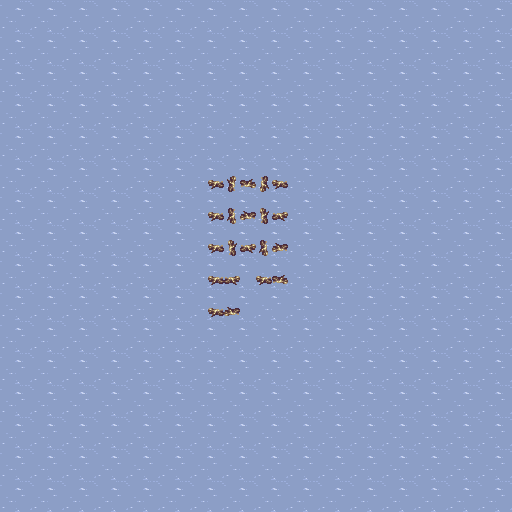

The image is a tile-based game level rendered from a .tmx file. Its description and source (layers, tilesets, objects; grid data summarised) follow:
An orthogonal 32x32 tile map with 16x16 px tiles, 2 tile layers (Lower Full Tile, Lower Partial Tile), 2 hidden layers not drawn, 2 tilesets.

<map version="1.0" orientation="orthogonal" width="32" height="32" tilewidth="16" tileheight="16">
 <tileset firstgid="1" name="16x16-forest-town" tilewidth="16" tileheight="16">
  <image source="../tilesets/16x16-forest-town.png" width="272" height="304" />
  <tile id="14">
   <properties>
    <property name="Type" value="CobbleRoad" />
   </properties>
  </tile>
  <tile id="24">
   <properties>
    <property name="Type" value="Grass" />
   </properties>
  </tile>
  <tile id="111">
   <properties>
    <property name="name" value="stick" />
   </properties>
  </tile>
 </tileset>
 <tileset firstgid="324" source="../tilesets/controlset.tsx" />
 <layer name="Lower Full Tile" width="32" height="32">
  <data>[1024 cells, 1024 non-empty, 4 distinct tile ids]</data>
 </layer>
 <layer name="Lower Partial Tile" width="32" height="32">
  <data>[1024 cells, 21 non-empty, 1 distinct tile ids]</data>
 </layer>
 <layer name="Upper Partial Tile" width="32" height="32" visible="0">
  <data>[1024 cells, 0 non-empty, 0 distinct tile ids]</data>
 </layer>
 <layer name="Control" width="32" height="32" visible="0">
  <data>[1024 cells, 0 non-empty, 0 distinct tile ids]</data>
 </layer>
</map>
